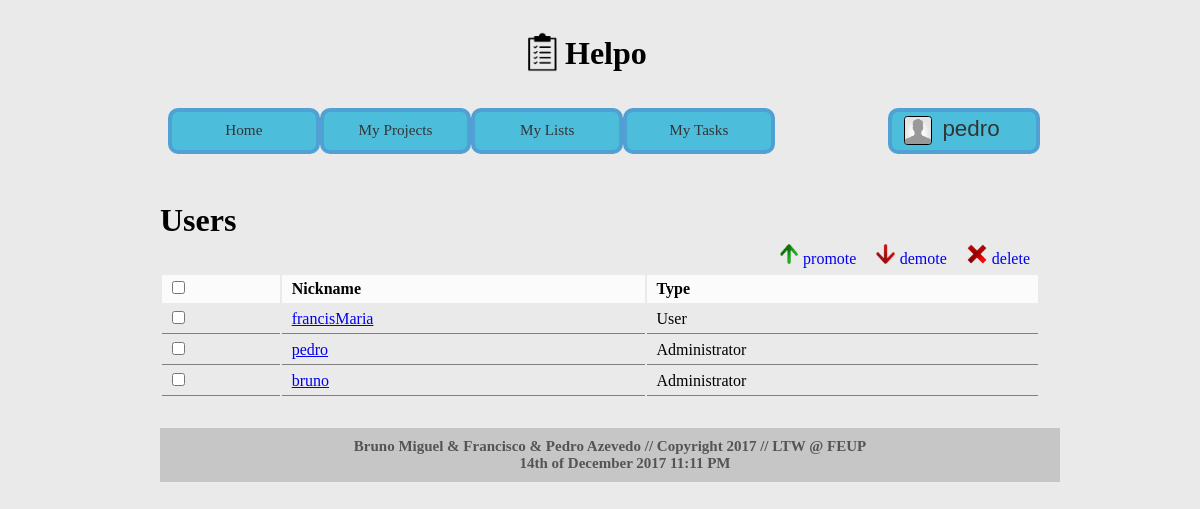
Page /users_page.php (signed in) on the committed database.
### tables this page shows
CREATE TABLE users (
	USER_ID  	INTEGER PRIMARY KEY AUTOINCREMENT,
	ROLE 		INTEGER,
	USERNAME 	VARCHAR(30) NOT NULL,
	PASSWORD 	VARCHAR(30) NOT NULL,
	EMAIL 		TEXT NOT NULL,
	FIRST_NAME	VARCHAR(30) NOT NULL,
	LAST_NAME 	VARCHAR(70) NOT NULL,
	BDAY		INTEGER NOT NULL,
	BMONTH		TEXT NOT NULL,
	BYEAR		INTEGER NOT NULL,
	IMG_NAME	TEXT
);

### database/db.php (called while the page is built, shortened)
<?php
    class Database {
        private $database;
        public function __construct($sqlite_file_path) {
            try {
                $this->base_path = $_SERVER['SERVER_NAME'] . $_SERVER['PHP_SELF'];
                $this->database = new PDO('sqlite:' . $sqlite_file_path);
                $this->database->setAttribute(PDO::ATTR_ERRMODE, PDO::ERRMODE_EXCEPTION);
            }
            catch (PDOException $e) {
                echo 'Connection to database failed: ' . $e->getMessage();
            }
        }
		public function get_users() {
			$statement = $this->database->prepare('SELECT * FROM users');
			$statement->execute();
			return $statement->fetchAll();
		  }
    }
?>

### templates/html_list_users.php (the view, shortened to what this page needs)
<form>
  <table class="list userslist" id="<? echo $users_section; ?>table">
    <tr>
      <td><input class="checkboxcontrol" type="checkbox"/></td>
      <td>Nickname</td>
      <td>Type</td>
    </tr><?
    foreach ($users_list as $user) {
      echo '<tr>';
      echo '<td><input id="' . $user['USER_ID'] . '" type="checkbox"/></td>';
      echo '<td><a href="profile_page.php?id=' . $user['USER_ID'] . '">' . $user['USERNAME'] . '</a></td>';
      echo '<td id="usertype">';
      switch ($user['ROLE']) {
        case 1:
          echo 'Administrator';
          break;
        case 3:
          echo 'User';
          break;
      }
      echo '</td>';
      echo '</tr>';
    }
?></table>
</form>

### css/profile_header.css (style rules this page uses)
* { margin: 0px; font-family: Trebuchet MS; }
body { margin: 2em 10em 3em 10em; background-color: #eaeaea; position: relative; }
.list { width: 100%; float: left; margin-top: 5px; }
.list tr td { padding: 5px 10px; }
.list tr:first-child td { font-weight: bold; background-color: rgba(255, 255, 255, 0.8); }
.list tr:not(:first-child) td { border-bottom: 1px gray solid; }

### rows in the picture
users: USERNAME "francisMaria", ROLE "User"
users: USERNAME "pedro", ROLE "Administrator"
users: USERNAME "bruno", ROLE "Administrator"

### other values in the picture
$_SESSION['username'] "pedro"
